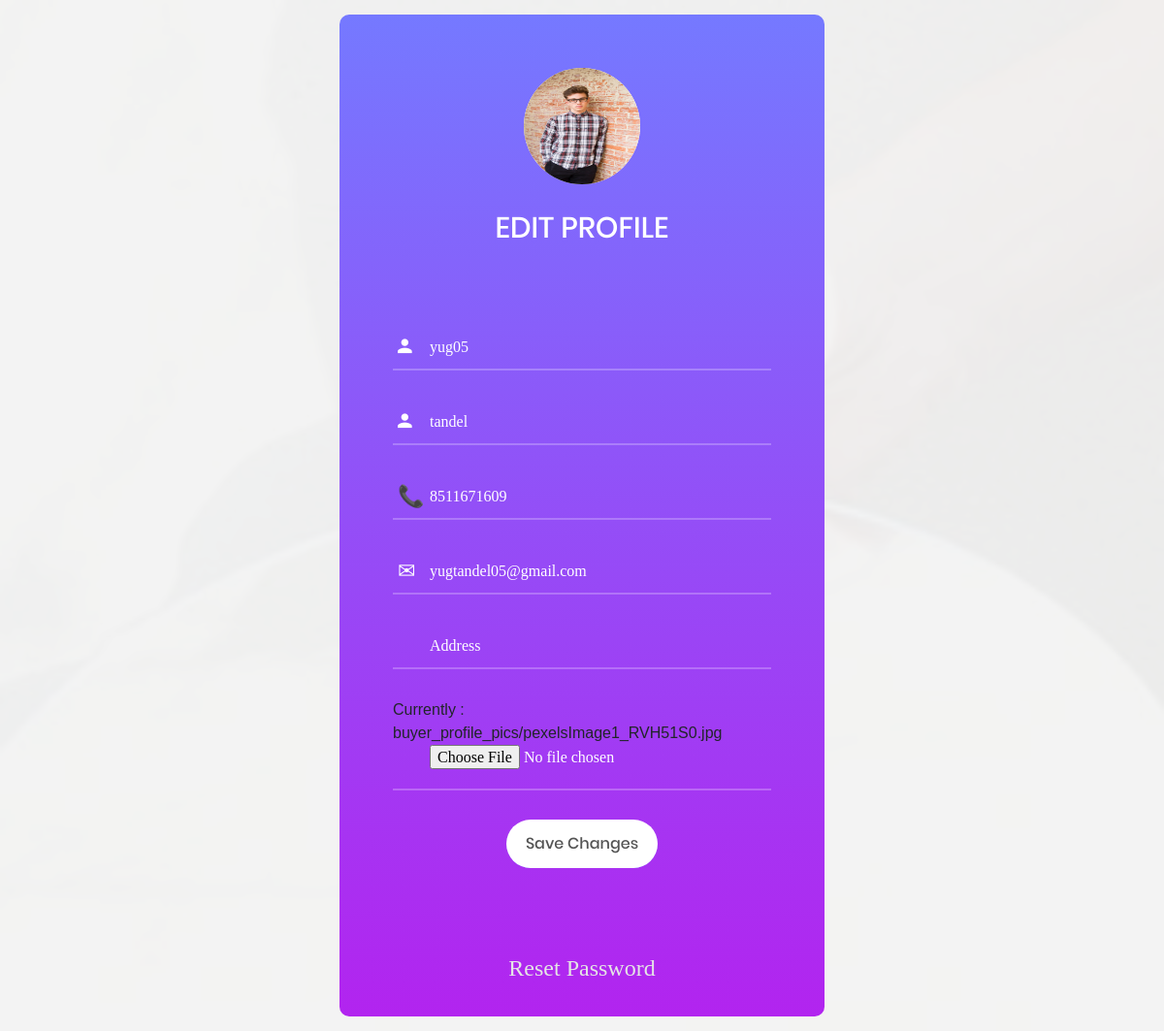
Screenshot of /edit_profile/ (signed in) with the database file from the repository.
### buyer/models.py (models this page shows, shortened)
class Buyer(models.Model):
    first_name = models.CharField(max_length=50)
    last_name = models.CharField(max_length=50)
    email = models.EmailField(unique=True)
    mobile = models.CharField(max_length=15,null=True,blank=True)
    password = models.CharField(max_length=50)
    address = models.CharField(max_length=250,blank=True)
    pic = models.FileField(upload_to='buyer_profile_pics', default='avtar.jpg')

### buyer/views.py (the view, shortened to what this page needs)
# urls.py: path('edit_profile/',edit_profile, name='edit_profile'),
def edit_profile(request):
    try:
        buyer_obj = Buyer.objects.get(email=request.session['email'])
        if request.method == 'GET':
            return render(request, 'edit_profile.html', {'buyer_data': buyer_obj})
    except ObjectDoesNotExist:
        return render(request, 'login.html')

### buyer/templates/edit_profile.html (shortened to what this page needs)
<!DOCTYPE html>
<html lang="en">
<head>
	<link rel="stylesheet" type="text/css" href="/static/login_assets/vendor/bootstrap/css/bootstrap.min.css">
	<link rel="stylesheet" type="text/css" href="/static/login_assets/fonts/font-awesome-4.7.0/css/font-awesome.min.css">
	<link rel="stylesheet" type="text/css" href="/static/login_assets/fonts/iconic/css/material-design-iconic-font.min.css">
	<link rel="stylesheet" type="text/css" href="/static/login_assets/vendor/animate/animate.css">
	<link rel="stylesheet" type="text/css" href="/static/login_assets/vendor/css-hamburgers/hamburgers.min.css">
	<link rel="stylesheet" type="text/css" href="/static/login_assets/vendor/animsition/css/animsition.min.css">
	<link rel="stylesheet" type="text/css" href="/static/login_assets/vendor/select2/select2.min.css">
	<link rel="stylesheet" type="text/css" href="/static/login_assets/vendor/daterangepicker/daterangepicker.css">
	<link rel="stylesheet" type="text/css" href="/static/login_assets/css/util.css">
	<link rel="stylesheet" type="text/css" href="/static/login_assets/css/main.css">
</head>
<body>
	<div class="limiter">
		<div class="container-login100" style="background-image: url('/static/login_assets/images/bg-01.jpg');">
			<div class="wrap-login100">
				<form class="login100-form validate-form" method="post" action="{% url 'edit_profile' %}" enctype="multipart/form-data" >
					<span class="login100-form-logo">
						<img src="{{buyer_data.pic.url}}" style="max-width: 120px; max-height: 120px; min-width: 120px; min-height: 120px;border-radius: 50%;" alt="">
					</span>
					<span class="login100-form-title p-b-34 p-t-27">
						Edit Profile
					</span>
					<div>{{msg}}</div><br><br>
					<div class="wrap-input100 validate-input" data-validate = "Enter First name">
						<input class="input100" type="text" name="first_name" placeholder="First name" value="{{buyer_data.first_name}}">
						<span class="focus-input100" data-placeholder="&#xf207;"></span>
					</div>
                    <div class="wrap-input100 validate-input" data-validate = "Enter Last name">
						<input class="input100" type="text" name="last_name" placeholder="Last name" value="{{buyer_data.last_name}}">
						<span class="focus-input100" data-placeholder="&#xf207;"></span>
					</div>
                    <div class="wrap-input100 validate-input" data-validate = "Enter Mobile Number">
						<input class="input100" type="number" name="mobile" placeholder="Mobile Number" value="{{buyer_data.mobile}}">
						<span class="focus-input100" data-placeholder="&#128222;"></span>
					</div>
                    <div class="wrap-input100 validate-input" data-validate = "Enter Email">
                        <input class="input100" type="email" name="email" placeholder="Email" value="{{buyer_data.email}}" disabled>
                        <span class="focus-input100" data-placeholder="&#x2709;"></span>
                    </div>
                    <div class="wrap-input100" data-validate = "Enter address">
						<input class="input100" type="text" name="address" placeholder="Address" value="{{buyer_data.address}}">
						<span class="focus-input100" ></span>
					</div>
                    Currently : {{buyer_data.pic}}
                    <div class="wrap-input100">
                        <input class="input100" type="file" name="pic">
                    </div>
					<div class="container-login100-form-btn">
						<button class="login100-form-btn">
							Save Changes
						</button>
					</div>
					<div class="text-center p-t-90">
						<a class="txt1" href="{% url 'reset_password' %}">
							<h4>Reset Password</h4>
						</a>
					</div>
				</form>
			</div>
		</div>
	</div>
</body>
</html>

### buyer/static/login_assets/css/main.css (style rules this page uses)
* { margin: 0px; padding: 0px; box-sizing: border-box; }
body, html { height: 100%; font-family: Poppins-Regular, sans-serif; }
a { font-family: Poppins-Regular; font-size: 14px; line-height: 1.7; color: #666666; margin: 0px; transition: all 0.4s; -webkit-transition: all 0.4s; -o-transition: all 0.4s; -moz-transition: all 0.4s; }
h1,h2,h3,h4,h5,h6 { margin: 0px; }
input { outline: none; border: none; }
button { outline: none !important; border: none; background: transparent; }
.txt1 { font-family: Poppins-Regular; font-size: 13px; color: #e5e5e5; line-height: 1.5; }
.limiter { width: 100%; margin: 0 auto; }
.container-login100 { width: 100%; min-height: 100vh; display: -webkit-box; display: -webkit-flex; display: -moz-box; display: -ms-flexbox; display: flex; flex-wrap: wrap; justify-content: center; align-items: center; padding: 15px; background-repeat: no-repeat; background-position: center; background-size: cover; position: relative; z-index: 1; }
.container-login100::before { content: ""; display: block; position: absolute; z-index: -1; width: 100%; height: 100%; top: 0; left: 0; background-color: rgba(255,255,255,0.9); }
.wrap-login100 { width: 500px; border-radius: 10px; overflow: hidden; padding: 55px 55px 37px 55px; background: #9152f8; background: -webkit-linear-gradient(top, #7579ff, #b224ef); background: -o-linear-gradient(top, #7579ff, #b224ef); background: -moz-linear-gradient(top, #7579ff, #b224ef); background: linear-gradient(top, #7579ff, #b224ef); }
.login100-form { width: 100%; }
.login100-form-logo { font-size: 60px; color: #333333; display: -webkit-box; display: -webkit-flex; display: -moz-box; display: -ms-flexbox; display: flex; justify-content: center; align-items: center; width: 120px; height: 120px; border-radius: 50%; background-color: #fff; margin: 0 auto; }
.login100-form-title { font-family: Poppins-Medium; font-size: 30px; color: #fff; line-height: 1.2; text-align: center; text-transform: uppercase; display: block; }
.wrap-input100 { width: 100%; position: relative; border-bottom: 2px solid rgba(255,255,255,0.24); margin-bottom: 30px; }
.input100 { font-family: Poppins-Regular; font-size: 16px; color: #fff; line-height: 1.2; display: block; width: 100%; height: 45px; background: transparent; padding: 0 5px 0 38px; }
.focus-input100 { position: absolute; display: block; width: 100%; height: 100%; top: 0; left: 0; pointer-events: none; }
.focus-input100::before { content: ""; display: block; position: absolute; bottom: -2px; left: 0; width: 0; height: 2px; -webkit-transition: all 0.4s; -o-transition: all 0.4s; -moz-transition: all 0.4s; transition: all 0.4s; background: #fff; }
.focus-input100::after { font-family: Material-Design-Iconic-Font; font-size: 22px; color: #fff; content: attr(data-placeholder); display: block; width: 100%; position: absolute; top: 6px; left: 0px; padding-left: 5px; -webkit-transition: all 0.4s; -o-transition: all 0.4s; -moz-transition: all 0.4s; transition: all 0.4s; }
.container-login100-form-btn { width: 100%; display: -webkit-box; display: -webkit-flex; display: -moz-box; display: -ms-flexbox; display: flex; flex-wrap: wrap; justify-content: center; }
.login100-form-btn { font-family: Poppins-Medium; font-size: 16px; color: #555555; line-height: 1.2; display: -webkit-box; display: -webkit-flex; display: -moz-box; display: -ms-flexbox; display: flex; justify-content: center; align-items: center; padding: 0 20px; min-width: 120px; height: 50px; border-radius: 25px; background: #9152f8; background: -webkit-linear-gradient(bottom, #7579ff, #b224ef); background: -o-linear-gradient(bottom, #7579ff, #b224ef); background: -moz-linear-gradient(bottom, #7579ff, #b224ef); background: linear-gradient(bottom, #7579ff, #b224ef); position: relative; z-index: 1; -webkit-transition: all 0.4s; -o-transition: all 0.4s; -moz-transition: all 0.4s; transition: all 0.4s; }
.login100-form-btn::before { content: ""; display: block; position: absolute; z-index: -1; width: 100%; height: 100%; border-radius: 25px; background-color: #fff; top: 0; left: 0; opacity: 1; -webkit-transition: all 0.4s; -o-transition: all 0.4s; -moz-transition: all 0.4s; transition: all 0.4s; }
.validate-input { position: relative; }

### rows the page displays
Buyer: pic (picture), first_name "yug05", last_name "tandel", mobile "8511671609", email "yugtandel05@gmail.com", pic "buyer_profile_pics/pexelsImage1_RVH51S0.jpg"
